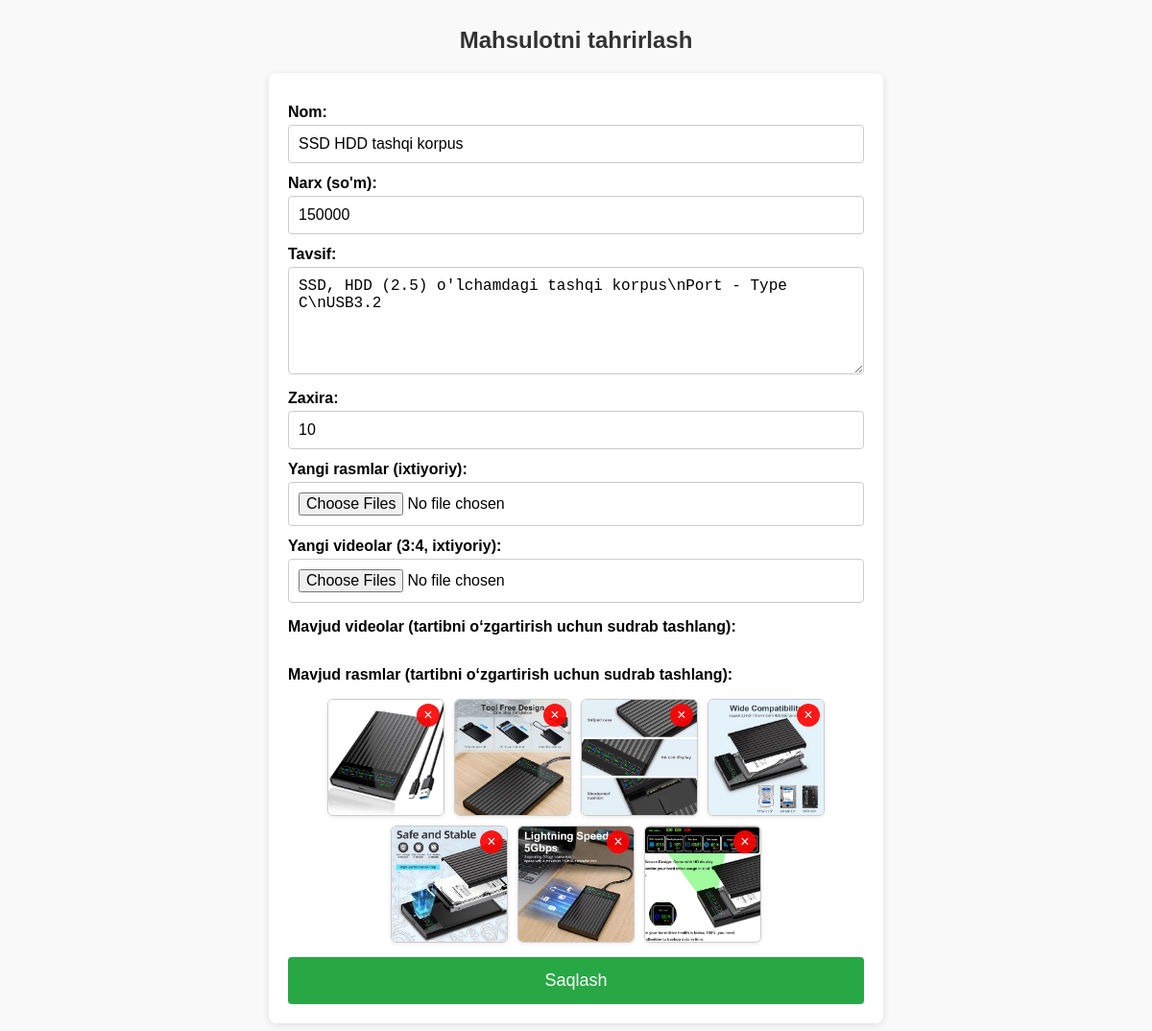
Page /admin/edit/7 on the earlier database version.
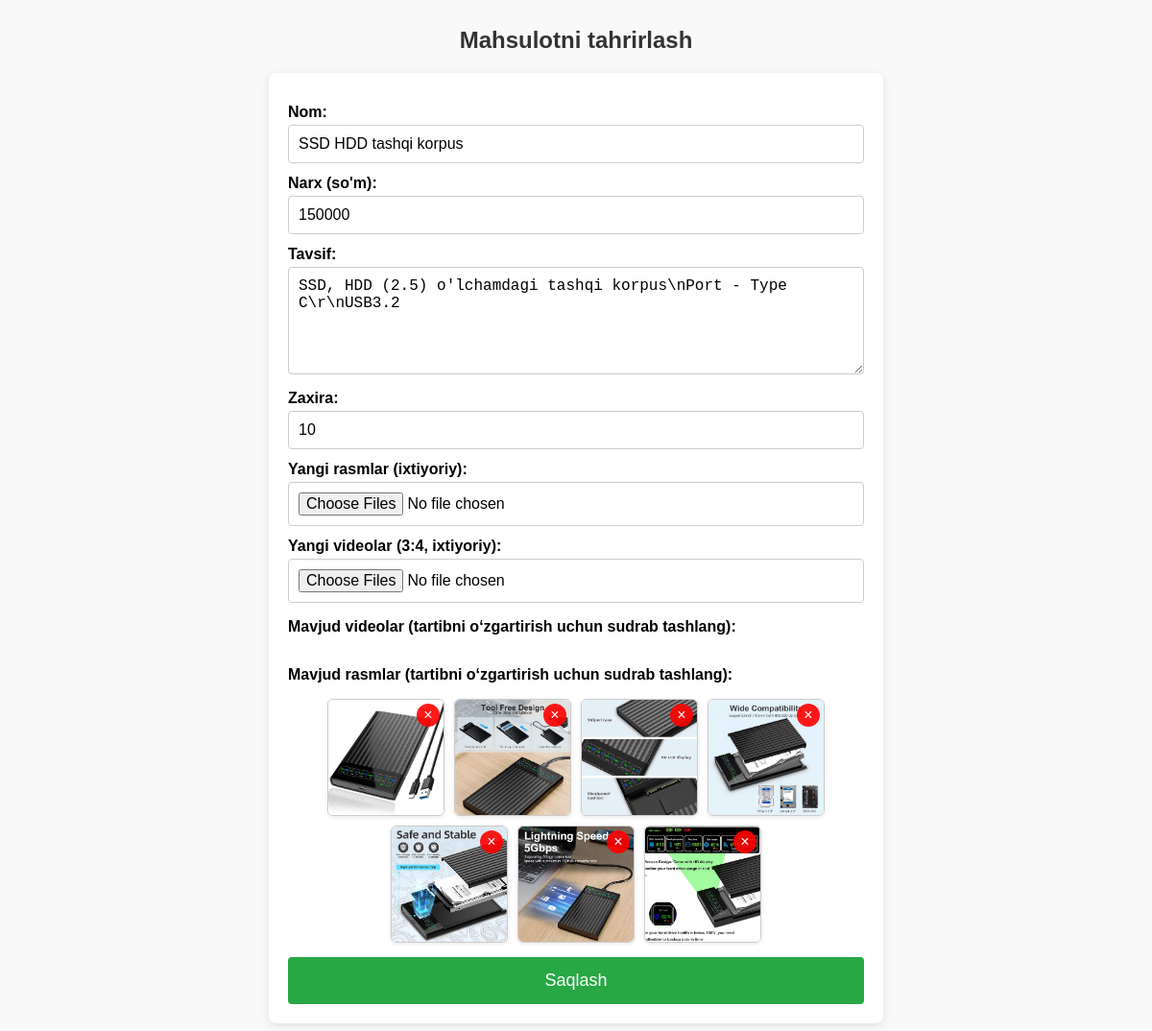
Same page on the later database version.
### tables this page shows
CREATE TABLE products (
            id INTEGER PRIMARY KEY AUTOINCREMENT,
            name TEXT,
            price INTEGER,
            image TEXT,
            description TEXT,
            stock INTEGER
        , videos TEXT DEFAULT '');

### app.py (the view, shortened to what this page needs)
@app.route("/admin/edit/<int:product_id>", methods=["GET", "POST"])
def admin_edit_product(product_id):
    conn = get_db_connection()
    cur = conn.cursor()
    cur.execute("SELECT * FROM products WHERE id=?", (product_id,))
    product = cur.fetchone()
    conn.close()
    return render_template("admin_edit_product.html", product=product)

### app.py (called while the page is built)
def get_db_connection():
    conn = sqlite3.connect('database/shop.db')
    conn.row_factory = sqlite3.Row
    return conn

### templates/admin_edit_product.html (shortened to what this page needs)
<!DOCTYPE html>
<html lang="uz">
<head>
</head>
<body>
<h2>Mahsulotni tahrirlash</h2>
<form method="POST" enctype="multipart/form-data">
    <label for="name">Nom:</label>
    <input type="text" name="name" id="name" value="{{ product['name'] }}" required>
    <label for="price">Narx (so'm):</label>
    <input type="number" name="price" id="price" value="{{ product['price'] }}" step="any" min="0" required>
    <label for="description">Tavsif:</label>
    <textarea name="description" id="description" rows="5" required>{{ product['description'] }}</textarea>
    <label for="stock">Zaxira:</label>
    <input type="number" name="stock" id="stock" value="{{ product['stock'] }}" min="0" required>
    <label for="new_images">Yangi rasmlar (ixtiyoriy):</label>
    <input type="file" id="new_images" name="new_images" accept="image/*" multiple>
    <label for="new_videos">Yangi videolar (3:4, ixtiyoriy):</label>
    <input type="file" id="new_videos" name="new_videos" accept="video/mp4,video/webm,video/quicktime,video/x-matroska" multiple>
    <p><strong>Mavjud videolar (tartibni o‘zgartirish uchun sudrab tashlang):</strong></p>
    <p><strong>Mavjud rasmlar (tartibni o‘zgartirish uchun sudrab tashlang):</strong></p>
    <div class="image-preview" id="preview">
        {% for img in product['image'].split(',') if product['image'] %}
        <div class="image-box" data-filename="{{ img }}">
            <img src="{{ url_for('static', filename='images/' + img.strip()) }}" alt="rasm">
            <button type="button" class="remove-btn">&times;</button>
        </div>
        {% endfor %}
    </div>
    <button type="submit">Saqlash</button>
</form>
</body>
</html>

Differences in the rows shown:
changed products "SSD HDD tashqi korpus": description "SSD, HDD (2.5) o'lchamdagi tashqi korpus\\nPort - Type C\\nUSB3.2" → "SSD, HDD (2.5) o'lchamdagi tashqi korpus\\nPort - Type C\\r\\nUSB3.2"
